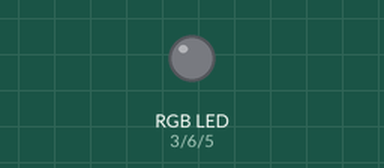
This sketch was run on a simulated Arduino Uno, built with avr-gcc and run on an emulated ATmega328P. On the bench: an RGB LED mixed from three pins (HIGH = lit).

Above: at 0.2 s.
At 2.2 s:
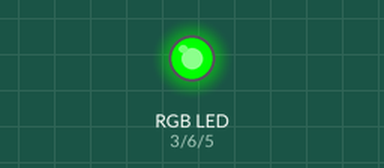
At 3.7 s:
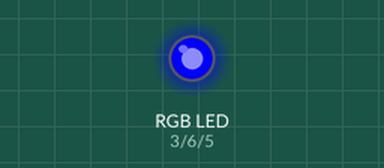
At 5.2 s:
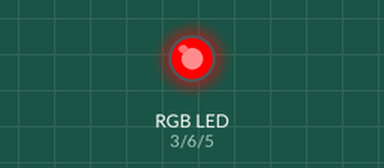
Timing chart, 0 to 5.9 s (numbered marks = the images above):
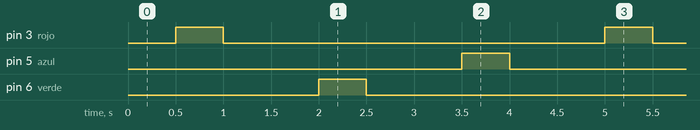

The sketch:

LED_RGB_Prueba.ino
```cpp
int rojo = 3;
int azul = 5;
int verde = 6;

void setup()
{
  pinMode(rojo, OUTPUT);
  pinMode(azul, OUTPUT);
  pinMode(verde, OUTPUT);

  for (int x=0; x <= 13; x++) {
    digitalWrite(x, LOW); // Están apagados del 0 al 13
  }
}

void loop()
{
  digitalWrite(rojo, LOW);
  delay(500); // Espera 500ms
  digitalWrite(rojo, HIGH);
  delay(500); // Espera 500ms
  digitalWrite(rojo, LOW);
  delay(500); // Espera 500ms

  digitalWrite(verde, LOW);
  delay(500); // Espera 500ms
  digitalWrite(verde, HIGH);
  delay(500); // Espera 500ms
  digitalWrite(verde, LOW);
  delay(500); // Espera 500ms

  digitalWrite(azul, LOW);
  delay(500); // Espera 500ms
  digitalWrite(azul, HIGH);
  delay(500); // Espera 500ms
  digitalWrite(azul, LOW);
  delay(500); // Espera 500ms
}
```

Measured:
- by itself, pin 3 (rojo), pin 5 (azul), pin 6 (verde): alternates HIGH for 0.50 s and LOW for 4.0 s
- by itself, everything shown: repeats every 4.5 s, in 6 steps
